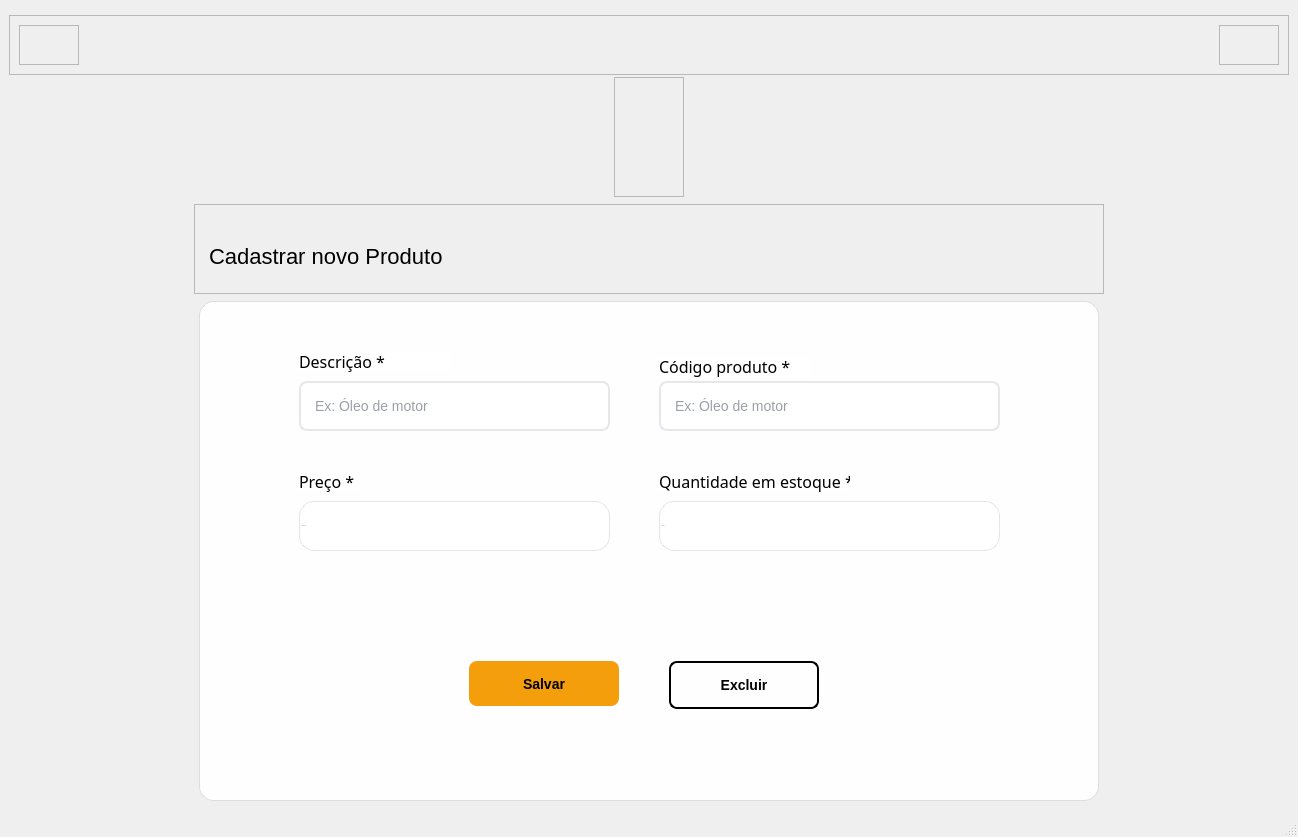
<?xml version="1.0" encoding="UTF-8"?>
<ui version="4.0">
 <class>Tela_produto_cadastro</class>
 <widget class="QMainWindow" name="Tela_produto_cadastro">
  <property name="geometry">
   <rect>
    <x>0</x>
    <y>0</y>
    <width>1298</width>
    <height>837</height>
   </rect>
  </property>
  <property name="minimumSize">
   <size>
    <width>0</width>
    <height>720</height>
   </size>
  </property>
  <property name="windowTitle">
   <string>MainWindow</string>
  </property>
  <widget class="QWidget" name="centralwidget">
   <layout class="QVBoxLayout" name="verticalLayout">
    <item>
     <widget class="QFrame" name="frame_2">
      <property name="minimumSize">
       <size>
        <width>0</width>
        <height>60</height>
       </size>
      </property>
      <property name="maximumSize">
       <size>
        <width>16777215</width>
        <height>50</height>
       </size>
      </property>
      <property name="frameShape">
       <enum>QFrame::StyledPanel</enum>
      </property>
      <property name="frameShadow">
       <enum>QFrame::Raised</enum>
      </property>
      <layout class="QHBoxLayout" name="horizontalLayout_4">
       <item alignment="Qt::AlignLeft">
        <widget class="QFrame" name="frame_3">
         <property name="minimumSize">
          <size>
           <width>60</width>
           <height>20</height>
          </size>
         </property>
         <property name="maximumSize">
          <size>
           <width>60</width>
           <height>16777215</height>
          </size>
         </property>
         <property name="frameShape">
          <enum>QFrame::StyledPanel</enum>
         </property>
         <property name="frameShadow">
          <enum>QFrame::Raised</enum>
         </property>
         <widget class="QPushButton" name="pushButton_3">
          <property name="geometry">
           <rect>
            <x>0</x>
            <y>0</y>
            <width>51</width>
            <height>51</height>
           </rect>
          </property>
          <property name="cursor">
           <cursorShape>PointingHandCursor</cursorShape>
          </property>
          <property name="styleSheet">
           <string notr="true">QPushButton{
background: transparent;
border: none;
}</string>
          </property>
          <property name="text">
           <string/>
          </property>
          <property name="icon">
           <iconset>
            <normaloff>../imagem/icons/back.png</normaloff>../imagem/icons/back.png</iconset>
          </property>
          <property name="iconSize">
           <size>
            <width>32</width>
            <height>32</height>
           </size>
          </property>
          <property name="flat">
           <bool>false</bool>
          </property>
         </widget>
        </widget>
       </item>
       <item alignment="Qt::AlignRight">
        <widget class="QFrame" name="frame_4">
         <property name="minimumSize">
          <size>
           <width>60</width>
           <height>40</height>
          </size>
         </property>
         <property name="maximumSize">
          <size>
           <width>60</width>
           <height>40</height>
          </size>
         </property>
         <property name="frameShape">
          <enum>QFrame::StyledPanel</enum>
         </property>
         <property name="frameShadow">
          <enum>QFrame::Raised</enum>
         </property>
         <widget class="QPushButton" name="pushButton_4">
          <property name="geometry">
           <rect>
            <x>0</x>
            <y>0</y>
            <width>75</width>
            <height>41</height>
           </rect>
          </property>
          <property name="minimumSize">
           <size>
            <width>60</width>
            <height>20</height>
           </size>
          </property>
          <property name="cursor">
           <cursorShape>PointingHandCursor</cursorShape>
          </property>
          <property name="styleSheet">
           <string notr="true">QPushButton{
background: transparent;
border: none;
}</string>
          </property>
          <property name="text">
           <string/>
          </property>
          <property name="icon">
           <iconset>
            <normaloff>icons/power-off.png</normaloff>icons/power-off.png</iconset>
          </property>
          <property name="iconSize">
           <size>
            <width>32</width>
            <height>32</height>
           </size>
          </property>
         </widget>
        </widget>
       </item>
      </layout>
     </widget>
    </item>
    <item alignment="Qt::AlignHCenter">
     <widget class="QFrame" name="frame">
      <property name="minimumSize">
       <size>
        <width>70</width>
        <height>90</height>
       </size>
      </property>
      <property name="maximumSize">
       <size>
        <width>16777215</width>
        <height>120</height>
       </size>
      </property>
      <property name="frameShape">
       <enum>QFrame::StyledPanel</enum>
      </property>
      <property name="frameShadow">
       <enum>QFrame::Raised</enum>
      </property>
      <widget class="QLabel" name="label_2">
       <property name="geometry">
        <rect>
         <x>0</x>
         <y>0</y>
         <width>70</width>
         <height>90</height>
        </rect>
       </property>
       <property name="minimumSize">
        <size>
         <width>70</width>
         <height>90</height>
        </size>
       </property>
       <property name="maximumSize">
        <size>
         <width>70</width>
         <height>90</height>
        </size>
       </property>
       <property name="text">
        <string/>
       </property>
       <property name="pixmap">
        <pixmap>../imagem/MOTORMAX-LGO.png</pixmap>
       </property>
       <property name="scaledContents">
        <bool>true</bool>
       </property>
       <property name="alignment">
        <set>Qt::AlignCenter</set>
       </property>
      </widget>
     </widget>
    </item>
    <item alignment="Qt::AlignHCenter">
     <widget class="QFrame" name="hearder">
      <property name="maximumSize">
       <size>
        <width>16777215</width>
        <height>90</height>
       </size>
      </property>
      <property name="styleSheet">
       <string notr="true"/>
      </property>
      <property name="frameShape">
       <enum>QFrame::StyledPanel</enum>
      </property>
      <property name="frameShadow">
       <enum>QFrame::Raised</enum>
      </property>
      <layout class="QHBoxLayout" name="horizontalLayout">
       <item alignment="Qt::AlignLeft">
        <widget class="QLabel" name="label">
         <property name="minimumSize">
          <size>
           <width>890</width>
           <height>0</height>
          </size>
         </property>
         <property name="font">
          <font>
           <pointsize>1</pointsize>
           <weight>50</weight>
           <italic>false</italic>
           <bold>false</bold>
          </font>
         </property>
         <property name="styleSheet">
          <string notr="true">QLabel{
font-size: 22px;
margin-top: 30px;
margin-bottom: 15px;
font: plain;
}</string>
         </property>
         <property name="text">
          <string>Cadastrar novo Produto</string>
         </property>
        </widget>
       </item>
      </layout>
     </widget>
    </item>
    <item alignment="Qt::AlignHCenter">
     <widget class="QFrame" name="card">
      <property name="minimumSize">
       <size>
        <width>900</width>
        <height>500</height>
       </size>
      </property>
      <property name="maximumSize">
       <size>
        <width>1000</width>
        <height>500</height>
       </size>
      </property>
      <property name="font">
       <font>
        <family>Rockwell</family>
        <pointsize>12</pointsize>
       </font>
      </property>
      <property name="layoutDirection">
       <enum>Qt::LeftToRight</enum>
      </property>
      <property name="styleSheet">
       <string notr="true">background-color: rgba(255, 255, 255, 240);
border-radius: 15px;
border: 1px solid rgba(0, 0, 0,0.1); </string>
      </property>
      <property name="frameShape">
       <enum>QFrame::Box</enum>
      </property>
      <property name="frameShadow">
       <enum>QFrame::Raised</enum>
      </property>
      <widget class="QPushButton" name="pushButton">
       <property name="geometry">
        <rect>
         <x>270</x>
         <y>360</y>
         <width>150</width>
         <height>45</height>
        </rect>
       </property>
       <property name="font">
        <font>
         <pointsize>1</pointsize>
         <weight>75</weight>
         <bold>true</bold>
        </font>
       </property>
       <property name="cursor">
        <cursorShape>PointingHandCursor</cursorShape>
       </property>
       <property name="styleSheet">
        <string notr="true">QPushButton{
background-color: #f59e0b;
color: black;
border: none;
border-radius: 8px;
padding: 12px;
font-size: 14px;
font-weight: bold;
min-height: 20px;
}

QPushButton:hover{
background-color: #d97706;
}

QPushButton:pressed{
background-color: #b45309;
}

QPushButton:disable{
background-color: #582503;
}</string>
       </property>
       <property name="text">
        <string>Salvar</string>
       </property>
      </widget>
      <widget class="QLabel" name="label_3">
       <property name="geometry">
        <rect>
         <x>100</x>
         <y>170</y>
         <width>61</width>
         <height>21</height>
        </rect>
       </property>
       <property name="font">
        <font>
         <family>Rockwell</family>
         <pointsize>12</pointsize>
        </font>
       </property>
       <property name="styleSheet">
        <string notr="true">border: none;</string>
       </property>
       <property name="text">
        <string>Preço *</string>
       </property>
      </widget>
      <widget class="QLineEdit" name="lineEdit">
       <property name="geometry">
        <rect>
         <x>100</x>
         <y>80</y>
         <width>311</width>
         <height>50</height>
        </rect>
       </property>
       <property name="font">
        <font>
         <pointsize>1</pointsize>
        </font>
       </property>
       <property name="styleSheet">
        <string notr="true">QLineEdit {
border: 2px solid #e5e7eb;
border-radius: 8px;
padding: 12px;
font-size: 14px;
color: #374151;
}

QLineEdit:hover{
background-color: rgb(234, 236, 240);
}

QLineEdit:focus{
border: 2px solid #7f8082;
}</string>
       </property>
       <property name="alignment">
        <set>Qt::AlignLeading|Qt::AlignLeft|Qt::AlignVCenter</set>
       </property>
       <property name="placeholderText">
        <string>Ex: Óleo de motor</string>
       </property>
      </widget>
      <widget class="QLabel" name="label_4">
       <property name="geometry">
        <rect>
         <x>100</x>
         <y>50</y>
         <width>151</width>
         <height>21</height>
        </rect>
       </property>
       <property name="font">
        <font>
         <family>Rockwell</family>
         <pointsize>12</pointsize>
         <kerning>true</kerning>
        </font>
       </property>
       <property name="styleSheet">
        <string notr="true">border: none;</string>
       </property>
       <property name="text">
        <string>Descrição *</string>
       </property>
      </widget>
      <widget class="QLineEdit" name="lineEdit_2">
       <property name="geometry">
        <rect>
         <x>100</x>
         <y>200</y>
         <width>311</width>
         <height>50</height>
        </rect>
       </property>
       <property name="font">
        <font>
         <pointsize>1</pointsize>
        </font>
       </property>
       <property name="styleSheet">
        <string notr="true">QLineEdit[echoMode=&quot;2&quot;], QLineEdit[echoMode=&quot;0&quot;] {
                border: 2px solid #e5e7eb;
                border-radius: 8px;
                padding: 12px;
                font-size: 14px;
                color: #374151;
            }
QLineEdit:focus{
border: 2px solid #7f8082;
}

QLineEdit:hover{
background-color: rgb(234, 236, 240);
}</string>
       </property>
       <property name="echoMode">
        <enum>QLineEdit::Normal</enum>
       </property>
       <property name="alignment">
        <set>Qt::AlignLeading|Qt::AlignLeft|Qt::AlignVCenter</set>
       </property>
       <property name="placeholderText">
        <string>Ex: 24.50</string>
       </property>
      </widget>
      <widget class="QPushButton" name="pushButton_2">
       <property name="geometry">
        <rect>
         <x>470</x>
         <y>360</y>
         <width>150</width>
         <height>48</height>
        </rect>
       </property>
       <property name="font">
        <font>
         <pointsize>1</pointsize>
         <weight>75</weight>
         <bold>true</bold>
        </font>
       </property>
       <property name="cursor">
        <cursorShape>PointingHandCursor</cursorShape>
       </property>
       <property name="styleSheet">
        <string notr="true">QPushButton{
background-color: transparent;
color: Black;
border: 2px solid;
border-radius: 8px;
padding: 12px;
font-size: 14px;
font-weight: bold;
min-height: 20px;
}

QPushButton:hover{
background-color: rgb(234, 227, 174);
}

QPushButton:Pressed{
background-color: rgb(210, 203, 150);
}</string>
       </property>
       <property name="text">
        <string>Excluir</string>
       </property>
      </widget>
      <widget class="QLabel" name="label_5">
       <property name="geometry">
        <rect>
         <x>460</x>
         <y>170</y>
         <width>191</width>
         <height>21</height>
        </rect>
       </property>
       <property name="font">
        <font>
         <family>Rockwell</family>
         <pointsize>12</pointsize>
        </font>
       </property>
       <property name="styleSheet">
        <string notr="true">border: none;</string>
       </property>
       <property name="text">
        <string>Quantidade em estoque *</string>
       </property>
      </widget>
      <widget class="QLabel" name="label_6">
       <property name="geometry">
        <rect>
         <x>460</x>
         <y>55</y>
         <width>151</width>
         <height>21</height>
        </rect>
       </property>
       <property name="font">
        <font>
         <family>Rockwell</family>
         <pointsize>12</pointsize>
         <kerning>true</kerning>
        </font>
       </property>
       <property name="styleSheet">
        <string notr="true">border: none;</string>
       </property>
       <property name="text">
        <string>Código produto *</string>
       </property>
      </widget>
      <widget class="QLineEdit" name="lineEdit_3">
       <property name="geometry">
        <rect>
         <x>460</x>
         <y>80</y>
         <width>341</width>
         <height>50</height>
        </rect>
       </property>
       <property name="font">
        <font>
         <pointsize>1</pointsize>
        </font>
       </property>
       <property name="styleSheet">
        <string notr="true">QLineEdit {
border: 2px solid #e5e7eb;
border-radius: 8px;
padding: 12px;
font-size: 14px;
color: #374151;
}

QLineEdit:hover{
background-color: rgb(234, 236, 240);
}

QLineEdit:focus{
border: 2px solid #7f8082;
}</string>
       </property>
       <property name="alignment">
        <set>Qt::AlignLeading|Qt::AlignLeft|Qt::AlignVCenter</set>
       </property>
       <property name="placeholderText">
        <string>Ex: Óleo de motor</string>
       </property>
      </widget>
      <widget class="QLineEdit" name="lineEdit_4">
       <property name="geometry">
        <rect>
         <x>460</x>
         <y>200</y>
         <width>341</width>
         <height>50</height>
        </rect>
       </property>
       <property name="font">
        <font>
         <pointsize>1</pointsize>
        </font>
       </property>
       <property name="styleSheet">
        <string notr="true">QLineEdit[echoMode=&quot;2&quot;], QLineEdit[echoMode=&quot;0&quot;] {
                border: 2px solid #e5e7eb;
                border-radius: 8px;
                padding: 12px;
                font-size: 14px;
                color: #374151;
            }
QLineEdit:focus{
border: 2px solid #7f8082;
}

QLineEdit:hover{
background-color: rgb(234, 236, 240);
}</string>
       </property>
       <property name="echoMode">
        <enum>QLineEdit::Normal</enum>
       </property>
       <property name="alignment">
        <set>Qt::AlignLeading|Qt::AlignLeft|Qt::AlignVCenter</set>
       </property>
       <property name="placeholderText">
        <string>Ex: 50</string>
       </property>
      </widget>
     </widget>
    </item>
   </layout>
  </widget>
  <widget class="QMenuBar" name="menubar">
   <property name="geometry">
    <rect>
     <x>0</x>
     <y>0</y>
     <width>1298</width>
     <height>21</height>
    </rect>
   </property>
  </widget>
  <widget class="QStatusBar" name="statusbar"/>
 </widget>
 <resources/>
 <connections/>
</ui>
